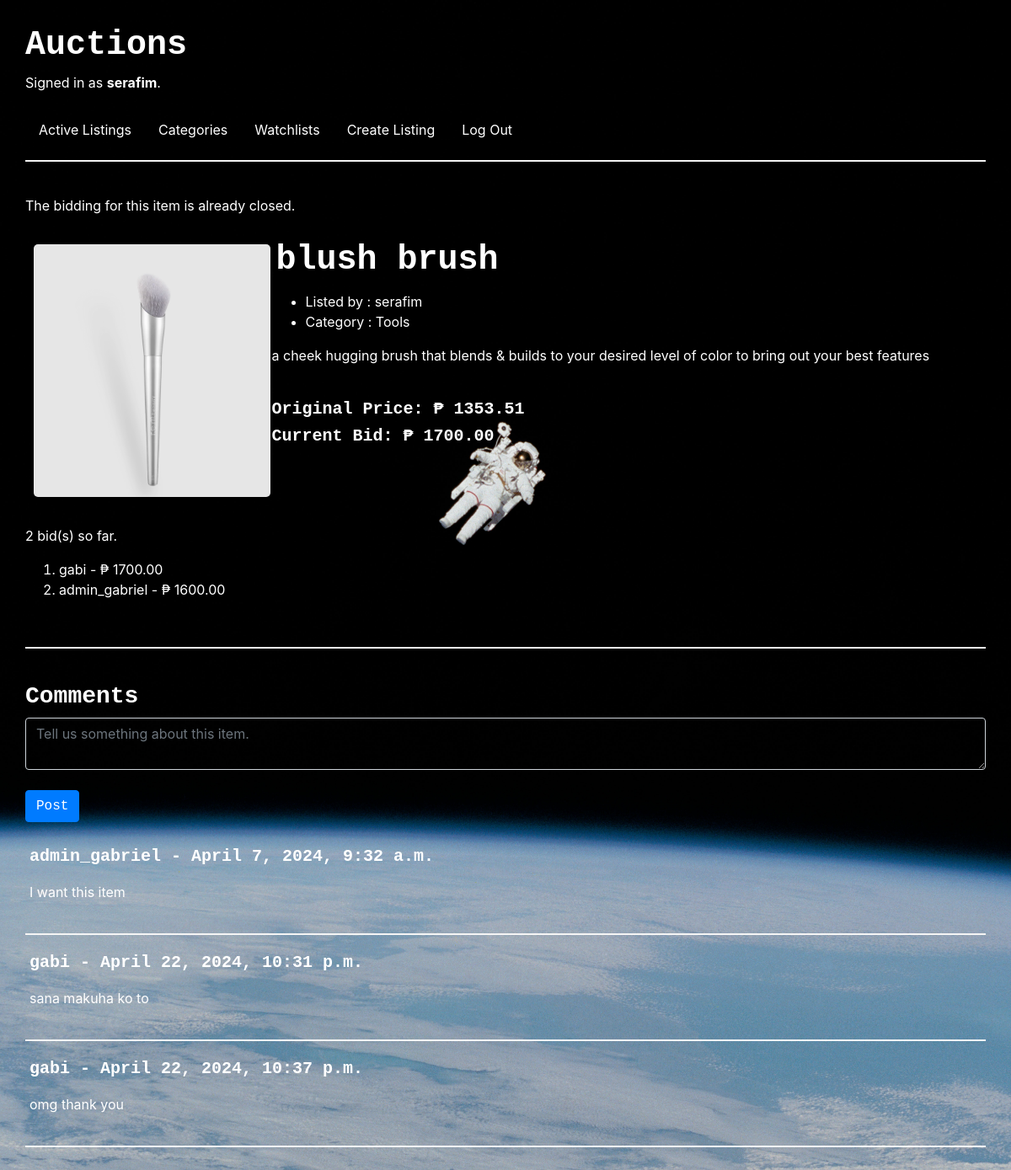
Page /item/blush brush (signed in) on the committed database.
### auctions/models.py (models this page shows, shortened)
class User(AbstractUser):
    pass

class AuctionItem(models.Model):
    category = models.ForeignKey(Category, on_delete=models.CASCADE, null=True)
    name = models.CharField(max_length=255)
    price = models.DecimalField(max_digits=11, decimal_places=2)
    description = models.CharField(max_length=500)
    image = models.ImageField(upload_to='items/', null=True)
    date = models.DateField(auto_now_add=True)
    time = models.TimeField(auto_now_add=True)
    author = models.ForeignKey(User, on_delete=models.CASCADE, null=True)
    isOpen = models.BooleanField(default=True)

class Category(models.Model):
    name = models.CharField(max_length=255)
    def __str__ (self):
        return f"{self.name}"

class Bid(models.Model):
    item = models.ForeignKey(AuctionItem, on_delete=models.CASCADE, null=True)
    user = models.ForeignKey(User, on_delete=models.CASCADE, null=True)
    bid = models.DecimalField(max_digits=11, decimal_places=2)
    datetime = models.DateTimeField(default=datetime.now)

class Comment(models.Model):
    item = models.ForeignKey(AuctionItem, on_delete=models.CASCADE, null=True)
    user = models.ForeignKey(User, on_delete=models.CASCADE, null=True)
    content = models.TextField(max_length=500)
    datetime = models.DateTimeField(default=datetime.now)

### auctions/views.py (the view)
# urls.py: path("item/<title>", views.item, name="item"),
def item(request, title):
    if request.user.is_authenticated:
        item = AuctionItem.objects.filter(name=title)
        item_id = item.first().id
        user_id = request.user.id
        user = User.objects.get(pk=user_id)
        watchlist_entry = Watchlist.objects.filter(item=item_id, user=user).exists()
        comments = Comment.objects.filter(item=item_id)
        bidders = Bid.objects.filter(item=item_id).order_by('-bid')
        bid_count = Bid.objects.filter(item=item_id).count()
        bids = Bid.objects.filter(item_id=item_id)
        highest_bid = bids.order_by('-bid').first()
        bid_entry = Bid.objects.filter(item=item_id).exists()
        item_price = 0
        is_current_bid = 0
        is_current_bid = False
        if bid_entry == True:
            item_price = highest_bid.bid
            if highest_bid.user == user:
                is_current_bid = True
        else:
            bid_count = 0
        return render(request, "auctions/item.html", {
            "items": item,
            "watchlist_entry": watchlist_entry,
            "bid_count": bid_count,
            "item_price": item_price,
            "is_current_bid": is_current_bid,
            "comments": comments,
            "bidders": bidders,
        })
    else:
        return render(request, "auctions/login.html")

### auctions/templates/auctions/item.html (shortened to what this page needs)
{% extends "auctions/layout.html" %}
{% block body %}
    {% for item in items %}
    <div class="list_container">
        {% if not item.isOpen %}
        <span>
            The bidding for this item is already closed.
        </span>
        <br><br>
        {% endif %}
        <div class="row">
            <div class="col-lg-3 img_col">
                <div class="img_container"><img src="/media/{{ item.image }}" alt="" class="item_img2"></div>
            </div>
            <div class="col-lg-9">
                <h1>
                <table>
                    <tr>
                        <td style="vertical-align: bottom;">{{item.name}}</td>
                        {% if item.author == user %}
                            <td style="vertical-align: bottom;">
                            </td>
                        {% endif %}
                    </tr>
                </table>
                </h1>
                <ul>
                    <li>Listed by : {{ item.author }}</li>
                    <li>Category : {{ item.category }}</li>
                </ul>
                <p>{{item.description}}</p><br>
                <h5>Original Price: ₱ {{ item.price }}</h5>
                {% if item_price == 0 %}
                    <h5>Current Bid: None</h5>
                    {% else %}
                    <h5>Current Bid: ₱ {{ item_price }}</h5>
                {% endif %}
            </div>
        </div>
        <br>
        <p>{{bid_count}} bid(s) so far.
        </p>
        {% if item.author == user or not item.isOpen %}
            <ol>
                {% for bidder in bidders %}
                <li>{{ bidder.user }} - ₱ {{ bidder.bid }}
                </li>
                {% endfor %}
            </ol>
        {% endif %}
        <br><hr><br>
        <h3>Comments</h3>
        <div>
            <form action="{% url 'add_comment' item.name %}" method="post">
                <textarea name="txt_comment" class="form-control" id="" placeholder="Tell us something about this item."></textarea><br>
                <input type="submit" class="btn btn-primary" value="Post">
            </form>
            <br>
            <div>
                {% for comment in comments %}
                <table>
                    <tr>
                        <td style="vertical-align: top;"><h5>{{comment.user}} - <span >{{comment.datetime}}</span></h5>
                        </td>
                    </tr>
                    <tr>
                        <td colspan="2"><p>{{comment.content}}</p></td>
                    </tr>
                </table>
                <hr>
                {% empty %}
                There are no comments posted at this moment.
                {% endfor %}
            </div>
        </div>
        <br><br>
    {% endfor %}
    </div>
{% endblock %}

### auctions/templates/auctions/layout.html (shortened to what this page needs)
{% load static %}
<!DOCTYPE html>
<html lang="en">
    <head>
        <link rel="stylesheet" href="https://stackpath.bootstrapcdn.com/bootstrap/4.4.1/css/bootstrap.min.css">
        <link rel="stylesheet" href="https://cdn.jsdelivr.net/npm/bootstrap-icons@1.11.1/font/bootstrap-icons.css">
        <link href="{% static 'auctions/styles.css' %}" rel="stylesheet">
    </head>
    <body>
        <div class="header">
            <h1>Auctions</h1>
            <div>
                {% if user.is_authenticated %}
                    Signed in as <strong>{{ user.username }}</strong>.
                {% else %}
                    Not signed in.
                {% endif %}
            </div>
            <br>
            <ul class="nav">
                <li class="nav-item">
                    <a class="nav-link" href="{% url 'index' %}">Active Listings</a>
                </li>
                <li class="nav-item">
                    <a class="nav-link" href="{% url 'category' %}">Categories</a>
                </li>
                {% if user.is_authenticated %}
                    <li class="nav-item">
                        <a class="nav-link" href="{% url 'watchlist' %}">Watchlists</a>
                    </li>
                    <li class="nav-item">
                        <a class="nav-link" href="{% url 'create' %}">Create Listing</a>
                    </li>
                    <li class="nav-item">
                        <a class="nav-link" href="{% url 'logout' %}">Log Out</a>
                    </li>
                {% endif %}
            </ul>
        </div>
        <hr><br>
        {% block body %}
        {% endblock %}
    </body>
</html>

### auctions/static/auctions/styles.css (style rules this page uses)
body { padding: 30px; background-image: url("space_bg.jpg"); background-position: center; background-repeat: no-repeat; background-size: cover; color: white; }
h1, h2, h3, h4, h5 { font-family: "Courier New", Courier, monospace; font-weight: bold; }
.btn { font-family: "Courier New", Courier, monospace; }
.nav-link { color: white; }
.list_container { overflow-x: hidden; }
a { text-decoration: none; color: white; }
table tr td { padding: 5px; }
hr { border: 1px solid whitesmoke; }
.item_img2 { height: 300px; width: auto; border-radius: 5px; }
.img_col { text-align: center; }
.img_container { padding: 10px; margin-right: 20px; }
.form-control { background-color: transparent; color: white; }

### rows in the picture
User: username "serafim"
AuctionItem: shows "The bidding for this item is already closed.", image (picture), name "blush brush", author "serafim", category "Tools", description "a cheek hugging brush that blends & builds to your desired level of color to bring out your best features", price "1353.51", bid_count "2"
Bid: bid "1700.00", user "gabi"
Bid: user "admin_gabriel", bid "1600.00"
Comment: user "admin_gabriel", datetime "April 7, 2024, 9:32 a.m.", content "I want this item"
Comment: user "gabi", datetime "April 22, 2024, 10:31 p.m.", content "sana makuha ko to"
Comment: user "gabi", datetime "April 22, 2024, 10:37 p.m.", content "omg thank you"
